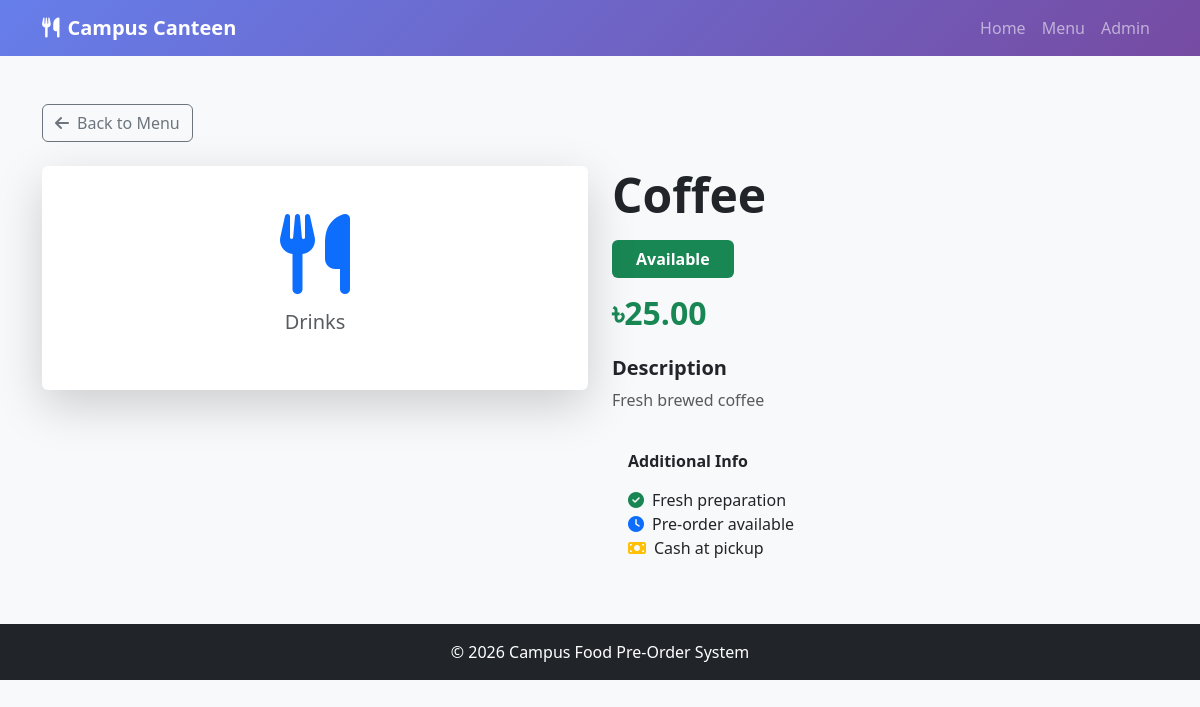
Screenshot of /item/8/ with the database file from the repository.
### canteen/models.py (models this page shows, shortened)
class FoodItem(models.Model):
    category = models.ForeignKey(
        Category,
        on_delete=models.CASCADE,
        related_name='food_items'
    )
    name = models.CharField(max_length=200)
    description = models.TextField(blank=True)
    price = models.DecimalField(max_digits=6, decimal_places=2)
    image = models.ImageField(upload_to='food_images/', blank=True, null=True)
    is_available = models.BooleanField(default=True)
    created_at = models.DateTimeField(auto_now_add=True)
    updated_at = models.DateTimeField(auto_now=True)
    class Meta:
        ordering = ['category', 'name']
    def get_availability_status(self):
        return "Available" if self.is_available else "Sold Out"

class Category(models.Model):
    CATEGORY_CHOICES = [
        ('breakfast', 'Breakfast'),
        ('lunch', 'Lunch'),
        ('snacks', 'Snacks'),
        ('drinks', 'Drinks'),
    ]
    name = models.CharField(max_length=50, choices=CATEGORY_CHOICES, unique=True)
    description = models.TextField(blank=True)
    created_at = models.DateTimeField(auto_now_add=True)
    class Meta:
        verbose_name_plural = "Categories"
        ordering = ['name']

### canteen/views.py (the view)
# urls.py: path('item/<int:item_id>/', views.food_item_detail, name='food_detail'),
def food_item_detail(request, item_id):
    food_item = get_object_or_404(FoodItem, id=item_id)
    related_items = FoodItem.objects.filter(
        category=food_item.category,
        is_available=True
    ).exclude(id=item_id)[:4]
    context = {
        'food_item': food_item,
        'related_items': related_items,
    }
    return render(request, 'canteen/food_detail.html', context)

### canteen/templates/canteen/food_detail.html (shortened to what this page needs)
{% extends 'canteen/base.html' %}
{% block content %}
<div class="container my-5">
    <a href="{% url 'canteen:home' %}" class="btn btn-outline-secondary mb-4">
        <i class="fas fa-arrow-left me-2"></i>Back to Menu
    </a>
    <div class="row">
        <div class="col-md-6">
            <div class="card shadow-lg border-0">
                <div class="card-body text-center p-5">
                    <i class="fas fa-utensils fa-5x text-primary mb-3"></i>
                    <h5 class="text-muted">{{ food_item.category.get_name_display }}</h5>
                </div>
            </div>
        </div>
        <div class="col-md-6">
            <h1 class="display-5 fw-bold mb-3">{{ food_item.name }}</h1>
            <span class="badge {% if food_item.is_available %}bg-success{% else %}bg-danger{% endif %} mb-3" style="font-size: 1rem; padding: 0.7rem 1.5rem;">
                {{ food_item.get_availability_status }}
            </span>
            <h2 class="text-success fw-bold mb-4">৳{{ food_item.price }}</h2>
            <div class="mb-4">
                <h5 class="fw-bold">Description</h5>
                <p class="text-muted">{{ food_item.description|default:"Delicious food item from our canteen." }}</p>
            </div>
            <div class="card bg-light border-0">
                <div class="card-body">
                    <h6 class="fw-bold mb-3">Additional Info</h6>
                    <ul class="list-unstyled mb-0">
                        <li><i class="fas fa-check-circle text-success me-2"></i>Fresh preparation</li>
                        <li><i class="fas fa-clock text-primary me-2"></i>Pre-order available</li>
                        <li><i class="fas fa-money-bill text-warning me-2"></i>Cash at pickup</li>
                    </ul>
                </div>
            </div>
        </div>
    </div>
</div>
{% endblock %}

### canteen/templates/canteen/base.html (style rules this page uses)
body { background-color: #f8f9fa; }

### rows the page displays
FoodItem: category.name "Drinks", name "Coffee", get_availability_status "Available", price "25.00", description "Fresh brewed coffee"
